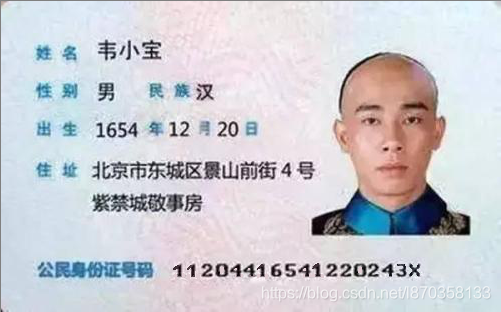
#> input picture IDpic/ID1.png, 501 x 312 px
$ python -i pic2mnist.py   (imports and definitions only)
#> lines starting #> are read from the running program, lines starting #| are printed output that depends on the picture; after the words box and inside, x2 and y2 are one past the last pixel; in counts of white or black regions, pixels touching at a corner belong together
import cv2 as cv
import numpy as np


# 转化为灰度图,再二值化
def grayImg(img):
    # 转化为灰度图
    gray = cv.resize(img, (img.shape[1] * 3, img.shape[0] * 3), interpolation=cv.INTER_CUBIC)
    gray = cv.cvtColor(gray, cv.COLOR_BGR2GRAY)
    # otsu二值化操作
    retval, gray = cv.threshold(gray, 120, 255, cv.THRESH_OTSU + cv.THRESH_BINARY)
    cv.imwrite("tmp/gray.png", gray)
    cv.imshow("gray", gray)
    cv.waitKey(0)
    return gray


# 反向二值化，再膨胀操作
def preprocess(gray):
    # 二值化操作，但与前面grayimg二值化操作中不一样的是要膨胀选定区域所以是反向二值化
    ret, binary = cv.threshold(gray, 180, 255, cv.THRESH_BINARY_INV)
    ele = cv.getStructuringElement(cv.MORPH_RECT, (15, 10))
    # 膨胀操作
    dilation = cv.dilate(binary, ele, iterations=1)
    cv.imwrite("tmp/dilation.png", dilation)
    cv.imshow("dilation", dilation)
    cv.waitKey(0)
    return dilation


# 定位身份证号码区域
def findTextRegion(img):
    region = []
    # 1. 查找轮廓
    contours, hierarchy = cv.findContours(img, cv.RETR_TREE, cv.CHAIN_APPROX_SIMPLE)
    # 2. 筛选那些面积小的
    for i in range(len(contours)):
        cnt = contours[i]
        # 计算该轮廓的面积
        area = cv.contourArea(cnt)
        # 面积小的都筛选掉
        if (area < 300):
            continue
        # 轮廓近似，作用很小
        epsilon = 0.001 * cv.arcLength(cnt, True)
        approx = cv.approxPolyDP(cnt, epsilon, True)
        # 找到最小的矩形，该矩形可能有方向
        rect = cv.minAreaRect(cnt)
        # 函数 cv2.minAreaRect() 返回一个Box2D结构 rect：（最小外接矩形的中心（x，y），（宽度，高度），旋转角度）。
        # box是四个点的坐标
        box = cv.boxPoints(rect)
        box = np.int0(box)
        # 计算高和宽
        height = abs(box[0][1] - box[2][1])
        width = abs(box[0][0] - box[2][0])

        # 筛选那些太细的矩形，留下扁的
        if height > width * 1.2:
            continue
        # 太扁的也不要
        if height * 18 < width:
            continue
        if width > img.shape[1] / 2 and height > img.shape[0] / 20:
            region.append(box)
    return region


#  区分身份证号码数字
def detect(img):
    gray = cv.fastNlMeansDenoisingColored(img, None, 10, 3, 3, 3)
    coefficients = [0, 1, 1]
    m = np.array(coefficients).reshape((1, 3))
    gray = cv.transform(gray, m)
    # 2. 形态学变换的预处理，得到可以查找矩形的图片
    dilation = preprocess(gray)

    # 3. 查找和筛选文字区域
    region = findTextRegion(dilation)
    for box in region:
        h = abs(box[0][1] - box[2][1])
        w = abs(box[0][0] - box[2][0])
        Xs = [i[0] for i in box]
        Ys = [i[1] for i in box]
        x1 = min(Xs)
        y1 = min(Ys)
        if w > 0 and h > 0 and x1 < gray.shape[1] / 2:
            idImg = cv.bitwise_not(grayImg(img[y1:y1 + h, x1:x1 + w]))
            cv.imwrite("tmp/idImg.png", idImg)
            cv.imshow("idImg", idImg)
            cv.waitKey(0)
            return idImg


#  切割身份证号码数字
def CutIdCard(imgPath):
#> called with imgPath = 'IDpic/ID1.png'
    img = cv.imread(imgPath, cv.IMREAD_COLOR)
#> img is the input picture: shape (312, 501, 3); mean B, G, R 211.2, 205.1, 205.4
    img = cv.resize(img, (428, 270), interpolation=cv.INTER_CUBIC)
#> img: shape (270, 428, 3)
    idImg = detect(img)
#> in detect, `gray = cv.transform(gray, m)`:
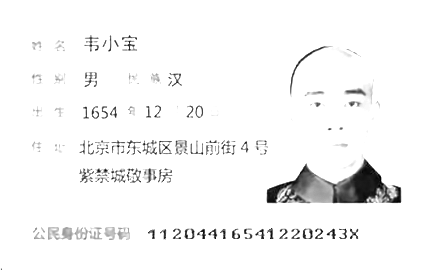
#> gray: shape (270, 428); min 0, max 255, mean 245.8
#> in preprocess, `ret, binary = cv.threshold(gray, 180, 255, cv.THRESH_BINARY_INV)`:
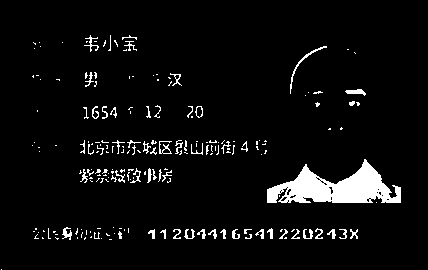
#> binary: shape (270, 428); 5.2% white; 199 white regions (143 under 20 px), largest, box (x1, y1, x2, y2) and area: (267, 159, 401, 203) 3073, (290, 46, 327, 94) 127, (345, 89, 366, 96) 83
#> in preprocess, `dilation = cv.dilate(binary, ele, iterations=1)`:
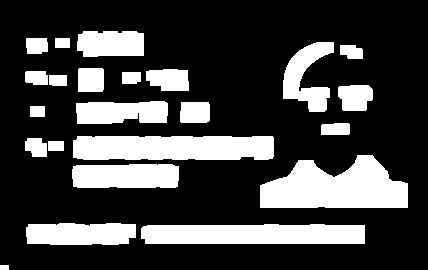
#> dilation: shape (270, 428); 25.8% white; 23 white regions
#> in findTextRegion, `contours, hierarchy = cv.findContours(img, cv.RETR_TREE, cv.CHAIN_APPR..`: contours = 23 contours; largest, box (x1, y1, x2, y2) and area: (260, 155, 408, 208) 5412, (73, 136, 274, 160) 4437, (141, 224, 365, 244) 4017, (72, 164, 179, 188) 2334, (26, 223, 136, 245) 2100
#> the loop in findTextRegion, `for i in range(len(contours)):` made 23 passes
#> (area, epsilon, rect, box, height, width) on passes 2, 3, 4, 5, 7, 8: (4017, 0.481, ((252.5, 233.5), (19, 223), -90), [[363, 243], [140, 243], [141, 224], [363, 224]], 19, 222), (2100, 0.261, ((80.5, 233.5), (21, 109), -90), [[135, 244], [26, 244], [26, 223], [135, 223]], 21, 109), (2333.5, 0.255, ((125, 175.5), (23, 106), -90), [[178, 187], [72, 187], [72, 164], [178, 164]], 23, 106), (5412.5, 0.391, ((333.5, 181), (52, 147), -90), [[407, 207], [260, 207], [260, 155], [407, 155]], 52, 147), (309, 0.0757, ((35.5, 147), (18, 21), -90), [[46, 156], [25, 156], [25, 138], [46, 138]], 18, 21), (4437, 0.454, ((173, 147.5), (23, 200), -90), [[273, 159], [73, 159], [73, 136], [273, 136]], 23, 200)
#> area on passes 9, 14, 15, 16, 19, 22: 294, 167.5, 190.5, 262, 237, 294.5
#> after the loop in findTextRegion, `for i in range(len(contours)):`: region = [[[363, 243], [140, 243], [141, 224], [363, 224]]]
#> the loop in detect, `for box in region:` made 1 pass
#> (box, h, w, Xs, Ys, x1, y1, retval in grayImg) on pass 1: ([[363, 243], [140, 243], [141, 224], [363, 224]], 19, 222, [363, 140, 141, 363], [243, 243, 224, 224], 140, 224, 141)
#> pass 1, in grayImg, `retval, gray = cv.threshold(gray, 120, 255, cv.THRESH_OTSU + cv.THRESH..`:
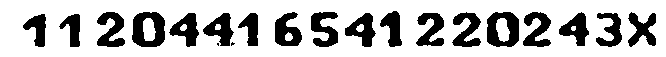
#> gray: shape (57, 666); 74.2% white; 20 black regions (2 under 20 px), largest, box (x1, y1, x2, y2) and area: (132, 12, 165, 47) 774, (487, 12, 519, 47) 757, (275, 12, 302, 46) 591
    idImg = cv.resize(idImg, (28*18, 28), interpolation=cv.INTER_CUBIC)
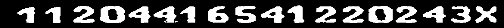
#> idImg: shape (28, 504); min 0, max 255, mean 66.1
    contours, heriachy = cv.findContours(idImg, cv.RETR_EXTERNAL, cv.CHAIN_APPROX_SIMPLE)
#> contours = 18 contours; largest, box (x1, y1, x2, y2) and area: (368, 5, 394, 24) 361, (100, 5, 126, 24) 361, (207, 5, 229, 23) 232, (153, 6, 179, 23) 216, (260, 6, 285, 24) 211; heriachy = 18 rows, first 6: [1, -1, -1, -1], [2, 0, -1, -1], [3, 1, -1, -1], [4, 2, -1, -1], [5, 3, -1, -1], [6, 4, -1, -1]

    xs, ys, ws, hs = [], [], [], []
    for i, contour in enumerate(contours):
        x, y, w, h = cv.boundingRect(contour)  # 外接矩形
        xs.append(x)
        ys.append(y)
        ws.append(w)
        hs.append(h)
#> this loop made 18 passes
#> (x, y, w, h) on passes 1 to 12: (474, 6, 23, 17), (451, 6, 20, 18), (423, 6, 24, 17), (395, 6, 23, 18), (341, 6, 24, 17), (314, 6, 23, 17), (260, 6, 25, 18), (179, 6, 17, 17), (153, 6, 26, 17), (128, 6, 24, 18), (44, 6, 17, 18), (17, 6, 19, 17)
#> after the loop, hs = [17, 18, 17, 18, 17, 17, 18, 17, 17, 18, 18, 17, 19, 19, 19, 18, 19, 19]; ws = [23, 20, 24, 23, 24, 23, 25, 17, 26, 24, 17, 19, 26, 18, 23, 22, 26, 23]; xs = [474, 451, 423, 395, 341, 314, 260, 179, 153, 128, 44, 17, 368, 287, 234, 207, 100, 72]; ys = [6, 6, 6, 6, 6, 6, 6, 6, 6, 6, 6, 6, 5, 5, 5, 5, 5, 5]

    inds = np.array(xs).argsort()
#> inds = 18 values, max 17 at index 2, min 0 at index 17, mean 8.5
    xs = np.array(xs)[inds]
#> xs = 18 values from 17 to 474
    ys = np.array(ys)[inds]
#> ys = 18 values, max 6 at index 0, min 5 at index 2, mean 5.67
    ws = np.array(ws)[inds]
#> ws = 18 values, max 26 at index 3, min 17 at index 1, mean 22.39
    hs = np.array(hs)[inds]
#> hs = 18 values, max 19 at index 2, min 17 at index 0, mean 17.89
    for i in range(len(xs)):
        x = xs[i]
        y = ys[i]
        w = ws[i]
        h = hs[i]
        idImg0 = cv.resize(idImg[y:y + h, x:x + w], (10, 20), interpolation=cv.INTER_AREA)
        tmpImg = np.zeros((28, 28))
        tmpImg[4:24, 9:19] = idImg0
        cv.imwrite("tmp/pic/"+str(i)+".png", tmpImg)
#> this loop made 18 passes
#> (x, y, w, h) on passes 1 to 12: (17, 6, 19, 17), (44, 6, 17, 18), (72, 5, 23, 19), (100, 5, 26, 19), (128, 6, 24, 18), (153, 6, 26, 17), (179, 6, 17, 17), (207, 5, 22, 18), (234, 5, 23, 19), (260, 6, 25, 18), (287, 5, 18, 19), (314, 6, 23, 17)
#> pass 1, in CutIdCard, `cv.imwrite("tmp/pic/"+str(i)+".png", tmpImg)`:
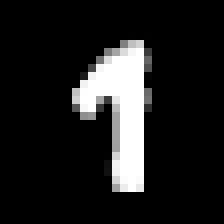
#> saved as 0.png: shape (28, 28) (shown 8 times larger); min 0, max 255, mean 31.1
#> after the loop:
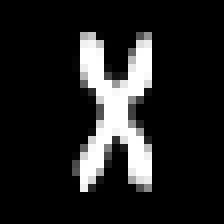
#> tmpImg: shape (28, 28) float64 (shown 8 times larger); min 0, max 255, mean 33.3

>>> result = CutIdCard('IDpic/ID1.png')
